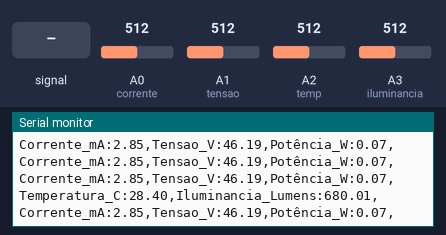
This sketch was run on a simulated Arduino Uno, built with avr-gcc and run on an emulated ATmega328P. Parts: the last lines printed to the serial monitor. The test bench sets the inputs (shaded band); at power-on: A0 (corrente) = 512, A1 (tensao) = 512, A2 (temp) = 512, A3 (iluminancia) = 512.

Above: at 4.2 s.
4.3 s: A0 (corrente) fed a 200 Hz sine of ±81 counts around its level
7.3 s: A0 (corrente) set to 716
At 10.16 s:
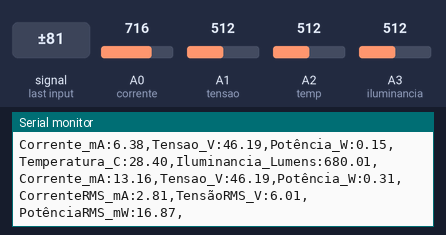
13.3 s: A1 (tensao) set to 716
At 15.23 s:
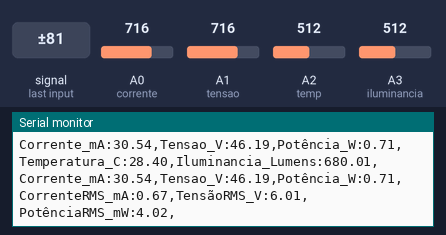
Timing chart, 0 to 16.7 s (numbered marks = the images above; inputs shaded):
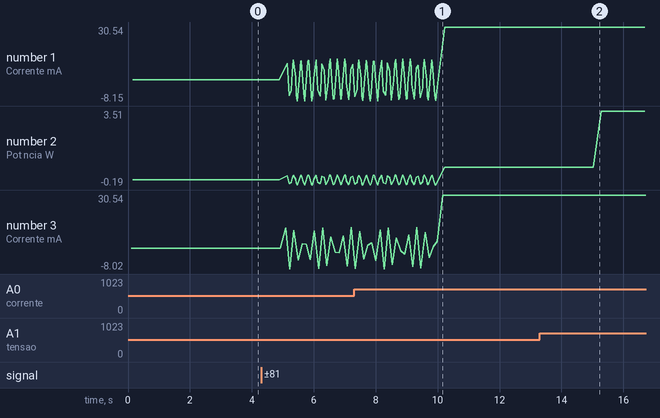

The sketch:

TP_Medic.ino
```cpp
//Variáveis de equipamento
#define q 0.0048875855327   // Passo de quantização = 5/(2^10-1) = 5/1023
// Parâmetros do sinal de corrente
#define R_shunt 3         // Resitência do resistor shunt
#define G_Iso 8             // Ganho do AMPISO
#define G_FiltroC 1.5       // Ganho do amp. de diferenças
// Parâmetros do sinal de tensão
#define Rel_T 13.79         // Relação do transformador
#define Div_Tensao 0.15     // Divisor de tensão
// Parâmetros do sinal de temperatura
#define P_Temp 100          // Proporção temperatura/tensão do LM35 (0,01mV/°C)
#define G_Temp 8.81         // Ganho do ampop
// Parâmetros do sinal de luminância
#define R_Ilum 4600         // Resistência utilizada
#define P_Ilum 0.0000008   // Proporção iluminância/corrente

void setup() {
  Serial.begin(19200);

  pinMode(A0, INPUT);  //corrente
  pinMode(A1, INPUT);  //tensao
  pinMode(A2, INPUT);  //temp
  pinMode(A3, INPUT);  //iluminancia
  //pinMode(A4, INPUT);

  // ADMUX se trata do multiplexador do conversor analógico para digital do arduino, abaixo configuraremos seu sistema
  // Configura o primeiro bit do ADMUX como 0
  ADMUX = 0x00;

  // Para que possamos realizar uma medição é necessario que seja definida uma tensão de referência para o sistema, onde as medições seram feitas referentes a mesma
  // A linha de código abaixo define a tensão de refereência do sistema para a tensão do arduino (5V) REFS1 REFS0
  ADMUX |= 0x40;

  // Configura o prescaler
  // Inicializa os bits como 0
  ADCSRA = 0x00;

  // Define o fator de divisão para 128
  // ADPS2 ADPS1 ADPS0
  ADCSRA |= 0x07;

  // Permite interrupções
  ADCSRA |= 0x08;

  // enable do auto-trigger
  // ADATE
  ADCSRA |= 0x20;

  // TIMER
  ADCSRB = 0x03;  //Define o modo timer0 compare match A

  TCCR0A = 0x02;  // Desconecta as portas  OC0a e OC0b, liga clear timer on compare
  TCCR0B = 0x00;  // Desliga o clock
  TCNT0 = 0;      // Retorna o counter para 0
  OCR0A = 10;     // Irá disparar quando o clock rodar 10 vezes (De 0 a 9)
  OCR0B = 0;      // O clock TCCROB foi desligo então nunca será acionado
  TIMSK0 = 0x02;  // Gera um interrupção no proximo timer

  TCCR0B = 0x04;  // Inicia o timer com frequência clock/64 = 62500 Hz
                  // Período de leitura será de 10/62500 = 0,016 s
                  // Frequência de leitura será de 1/0,0064 = 6250 Hz

  DIDR0 = 0xFF; // Desativa os buffers digitais

  SREG |= 0x80; // Liga as interrupções globais (serão utilizadas no TIMSK0)

  ADCSRA |= 0x80; // Liga o conversor
}

// variáveis globais
const int N = 4;      // 4 canais
const int tam = 150;  // tamanho dos buffers de dados

bool procStatus = false;  // flag para iniciar o processamento de dados
int dataVector[N][tam];   // vetores de dados para cada canal
int counter = 0;          // controla o número de amostras

void loop() {
  int i;
  int bufferCmax = -2^31;
  int bufferCmin = 2^31;
  int bufferTmax = -2^31;
  int bufferTmin = 2^31;
  if(procStatus == true){
    // itera pelo buffer de dados printando a corrente, tensão e potência com frequência maior
    for(i = 0; i < tam; i++){
      // Exibe um ponto da corrente instantânea e calcula seus valores máximos e mínimos
      Serial.print("Corrente_mA:"); Serial.print((((dataVector[0][i] * q) - 2.4) * 1000) / (R_shunt * G_Iso * G_FiltroC)); Serial.print(",");
      if (((dataVector[0][i] * q) - 2.25) * 1000 / (R_shunt * G_Iso * G_FiltroC) > bufferCmax) {
        bufferCmax = ((dataVector[0][i] * q) - 2.25) * 1000 / (R_shunt * G_Iso * G_FiltroC);
      } else if (((dataVector[0][i] * q) - 2.25) * 1000 / (R_shunt * G_Iso * G_FiltroC) < bufferCmin) {
        bufferCmin = ((dataVector[0][i] * q) - 2.25) * 1000 / (R_shunt * G_Iso * G_FiltroC);
      }

      // Exibe um ponto da tensão instantânea e calcula seus valores máximos e mínimos
      Serial.print("Tensao_V:"); Serial.print(((dataVector[1][i] * q) - 2) * (Rel_T / Div_Tensao)); Serial.print(",");
      if (((dataVector[1][i] * q) - 2) * (Rel_T / Div_Tensao) > bufferTmax) {
        bufferTmax = ((dataVector[1][i] * q) - 2) * (Rel_T / Div_Tensao);
      } else if (((dataVector[1][i] * q) - 2) * (Rel_T / Div_Tensao) < bufferTmin) {
        bufferTmin = ((dataVector[1][i] * q) - 2) * (Rel_T / Div_Tensao);
      }

      // Exibe um ponto da potência instantânea
      Serial.print("Potência_W:"); Serial.print((((dataVector[0][i] * q) - 2.4) / (R_shunt * G_Iso * G_FiltroC)) * (((dataVector[1][i] * q) - 2.25) * (Rel_T / Div_Tensao))); Serial.print(",");

      // itera pelos valores amostrados de temp. e ilum.
      if(i % 4 == 0){
        // Exibe um ponto da temperatura
        Serial.print("Temperatura_C:"); Serial.print((dataVector[2][i] * q * P_Temp) / G_Temp); Serial.print(",");

        // Exibe um ponto da iluminância
        Serial.print("Iluminancia_Lumens:"); Serial.print((dataVector[3][i] * q) / (R_Ilum * P_Ilum)); Serial.print(",");
      }
      if (i == tam - 1) {
        Serial.print("CorrenteRMS_mA:"); Serial.print(abs(bufferCmax - bufferCmin) / (2 * sqrt(14))); Serial.print(",");
        Serial.print("TensãoRMS_V:"); Serial.print(abs(bufferTmax - bufferTmin) / (2 * sqrt(2))); Serial.print(",");
        Serial.print("PotênciaRMS_mW:"); Serial.print((abs(bufferCmax - bufferCmin) / (2 * sqrt(14))) * (abs(bufferTmax - bufferTmin) / (2 * sqrt(2)))); Serial.print(",");
      }
      Serial.println();
    }
    noInterrupts();
    procStatus = false;
    interrupts();
  }
}

ISR(ADC_vect) {
  int sample, CH;
  //Lê o utlimo dado
  sample = ADCL;        //Primeiro byte
  sample += ADCH << 8;  //Ultimo byte
  if(procStatus == false) {
    CH = ADMUX & 0x0F;
    //Corrente (canal 0) e tensão (canal 1) serão amostradas em todas as iterações
    //Temperatura (canal 2) e iluminância (canal 3) só são amostradas a cada iteração divisível por 4
    if(CH == 2 || CH == 3) {
      if(counter % 4 == 0) {
        dataVector[CH][counter] = sample;
      }
    }
    else {
      dataVector[CH][counter] = sample;
    }
    //Altera o sinal a ser lido
    if(++CH < N) {
      ADMUX += 1;
    }
    else {
      //Altera a iteração do sinal a ser lido
      ADMUX &=0xF0;
      counter++;
    }
    //Roda o loop quando todos os valores do vetor forem preenchidos
    if(counter == tam) {
      counter = 0;
      procStatus = true;
    }
  }
}

ISR(TIMER0_COMPA_vect) {
  // just clears the interrupt flag
}
```

Measured:
- plotted number 1: 2.85 → 2.44 after the input at 4.3 s
- plotted number 2: 0.07 → 0.06 after the input at 4.3 s, 0.71 → 3.51 after the input at 13.3 s
- plotted number 3: 2.85 → 13.71 after the input at 4.3 s
